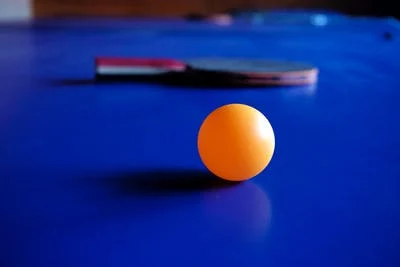
#> input picture REGION_OF_INTEREST/Image/pexels.png, 400 x 267 px; its folder holds only this picture in this run
$ jupyter execute roi.ipynb   (shell and % lines are left out)
#> lines starting #> are read from the running program, lines starting #| are printed output that depends on the picture; after the words box and inside, x2 and y2 are one past the last pixel; in counts of white or black regions, pixels touching at a corner belong together
[cell 1]
import glob
import cv2
import numpy as np
import matplotlib.pyplot as plt
import matplotlib.patches as patches

[cell 2]
train_images = glob.glob("Image/*")

[cell 3]
train_images[:10]

[cell 4]
def crop_coords(img):
    """
    Crop ROI from image.
    """
    # Otsu's thresholding after Gaussian filtering
    blur = cv2.GaussianBlur(img, (5, 5), 0)
    _, breast_mask = cv2.threshold(blur,0,255,cv2.THRESH_BINARY+cv2.THRESH_OTSU)

    cnts, _ = cv2.findContours(breast_mask.astype(np.uint8), cv2.RETR_EXTERNAL, cv2.CHAIN_APPROX_SIMPLE)
    cnt = max(cnts, key = cv2.contourArea)
    x, y, w, h = cv2.boundingRect(cnt)
    return (x, y, w, h)


def truncation_normalization(img):
    """
    Clip and normalize pixels in the breast ROI.
    @img : numpy array image
    return: numpy array of the normalized image
    """
    Pmin = np.percentile(img[img!=0], 5)
    Pmax = np.percentile(img[img!=0], 99)
    truncated = np.clip(img,Pmin, Pmax)
    normalized = (truncated - Pmin)/(Pmax - Pmin)
    normalized[img==0]=0
    return normalized


def clahe(img, clip):
    """
    Image enhancement.
    @img : numpy array image
    @clip : float, clip limit for CLAHE algorithm
    return: numpy array of the enhanced image
    """
    clahe = cv2.createCLAHE(clipLimit=clip)
    cl = clahe.apply(np.array(img*255, dtype=np.uint8))
    return cl

[cell 5]
_, axs = plt.subplots(2, 5, figsize=(16, 8))
axs = axs.flatten()
images = []
for img_path, ax in zip(train_images[:10], axs):
    img = cv2.imread(img_path, cv2.IMREAD_GRAYSCALE)
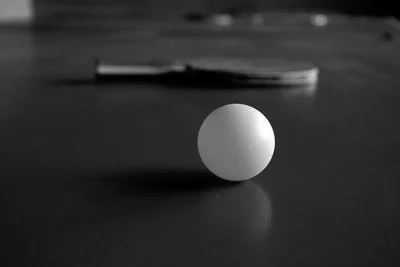
#> img: shape (267, 400); min 0, max 255, mean 46.4
    (x, y, w, h) = crop_coords(img)
#> in crop_coords, `_, breast_mask = cv2.threshold(blur,0,255,cv2.THRESH_BINARY+cv2.THRESH..`:
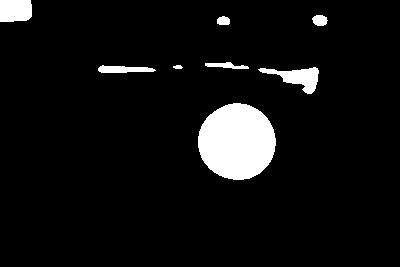
#> breast_mask: shape (267, 400); 6.4% white; 8 white regions
#> in crop_coords, `cnts, _ = cv2.findContours(breast_mask.astype(np.uint8), cv2.RETR_EXTE..`: cnts = 8 contours; box (x1, y1, x2, y2) and area: (198, 103, 276, 180) 4560, (258, 67, 319, 94) 650, (0, 0, 32, 22) 621, (98, 65, 156, 73) 268, (205, 62, 249, 69) 130, (312, 15, 328, 26) 116, (217, 16, 230, 25) 81, (173, 65, 183, 69) 20
#> in crop_coords, `cnt = max(cnts, key = cv2.contourArea)`: cnt = contour of 114 points, box (x1, y1, x2, y2) (198, 103, 276, 180), area 4560
#> in crop_coords, `x, y, w, h = cv2.boundingRect(cnt)`: x = 198; y = 103; w = 78; h = 77
#> x = 198; y = 103; w = 78; h = 77
    # Create a Rectangle patch
    rect = patches.Rectangle((x, y), w, h, linewidth=1, edgecolor='r', facecolor='none')
    # Add the patch to the Axes
    ax.add_patch(rect)
    img_cropped = img[y:y+h, x:x+w]
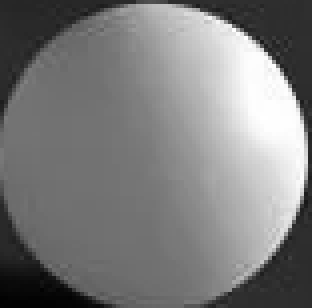
#> img_cropped: shape (77, 78) (shown 4 times larger); min 2, max 255, mean 123.9
    images.append(img_cropped)
    ax.imshow(img, cmap="bone")

plt.savefig("rectangles.png")
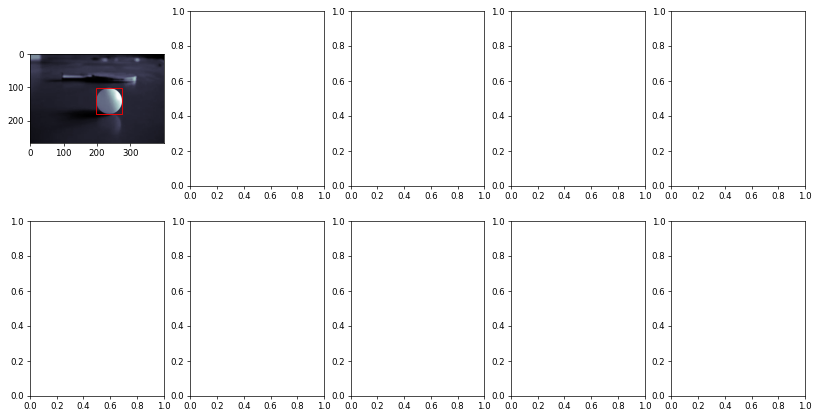
#> figure drawn by matplotlib, 1 panel
plt.show()

[cell 6]
_, axs = plt.subplots(2, 5, figsize=(16, 8))
axs = axs.flatten()
final_imgs = []
IMG_SIZE = 512
for img_cropped, ax in zip(images, axs):
    img_normalized = truncation_normalization(img_cropped)
    # Enhancing the contrast of the image.
    cl1 = clahe(img_normalized, 1.0)
    cl2 = clahe(img_normalized, 2.0)
    img_final = cv2.merge((np.array(img_normalized*255, dtype=np.uint8),cl1,cl2))
    # Resize the image to the final shape.
    img_final = cv2.resize(img_final, (IMG_SIZE, IMG_SIZE))
    ax.imshow(img_final)
#> this loop made 1 pass
#> (Pmin in truncation_normalization, Pmax in truncation_normalization) on pass 1: (38, 254)
#> pass 1, in truncation_normalization, `truncated = np.clip(img,Pmin, Pmax)`:
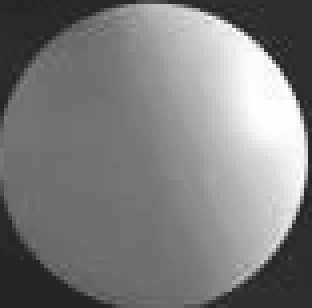
#> truncated: shape (77, 78) float64 (shown 4 times larger); min 38, max 254, mean 124.9
#> pass 1, in truncation_normalization, `normalized = (truncated - Pmin)/(Pmax - Pmin)`:
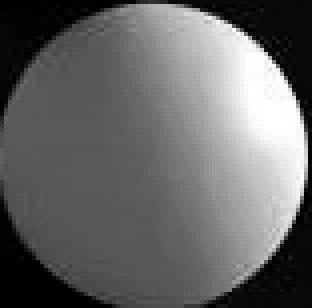
#> normalized: shape (77, 78) float64 (shown 4 times larger); min 0, max 1, mean 0.402
#> pass 1, in clahe, `cl = clahe.apply(np.array(img*255, dtype=np.uint8))`:
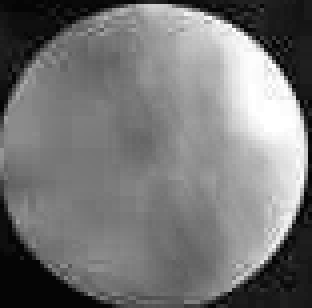
#> cl: shape (77, 78) (shown 4 times larger); min 4, max 255, mean 117.8
#> pass 1, `img_final = cv2.merge((np.array(img_normalized*255, dtype=np.uint8),cl..`:
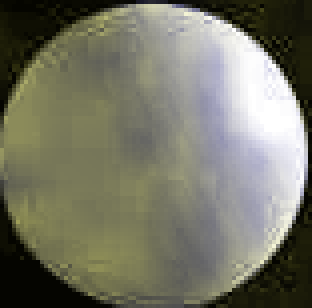
#> img_final: shape (77, 78, 3) (shown 4 times larger); mean of channels 0, 1, 2 102.1, 117.8, 117.8; drawn as B, G, R

plt.savefig("final_imgs.png")
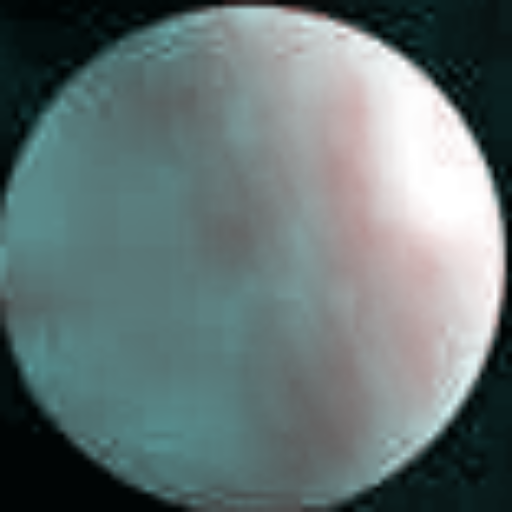
#> shown: shape (512, 512, 3); mean R, G, B 102, 117.7, 117.7
plt.show()
